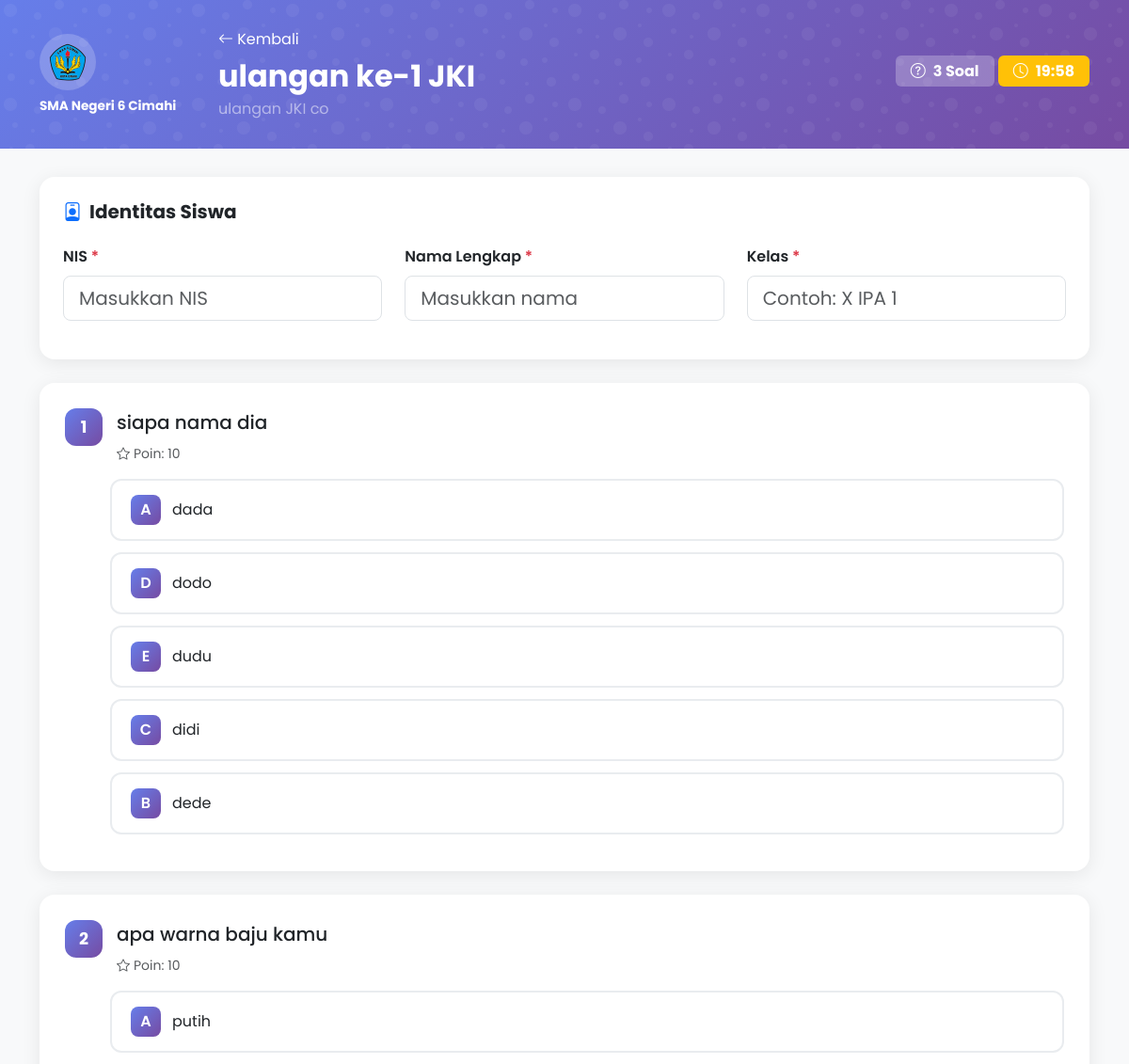
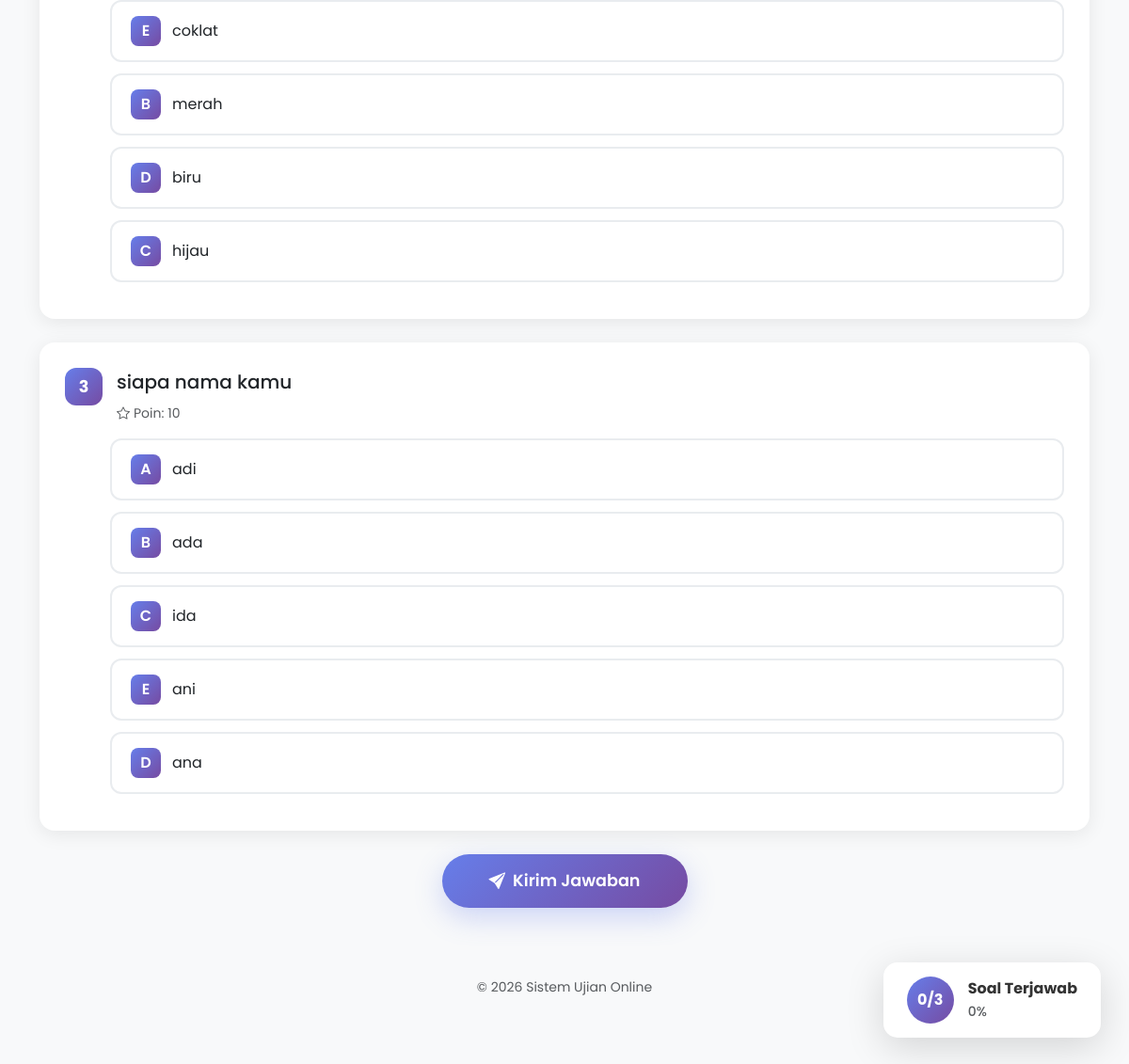
The page /ujian.php?id=14 on the database its author committed (2 pictures, top to bottom).
### tables this page shows
CREATE TABLE `konfigurasi_sekolah` (
  `id` int NOT NULL,
  `nama_sekolah` varchar(255) NOT NULL DEFAULT 'SMA Negeri 6 Cimahi',
  `logo` varchar(255) DEFAULT NULL,
  `warna_primer` varchar(20) DEFAULT '#667eea',
  `warna_sekunder` varchar(20) DEFAULT '#764ba2',
  `created_at` timestamp NULL DEFAULT CURRENT_TIMESTAMP,
  `updated_at` timestamp NULL DEFAULT CURRENT_TIMESTAMP ON UPDATE CURRENT_TIMESTAMP
);

CREATE TABLE `ujian` (
  `id` int NOT NULL,
  `judul_ujian` varchar(255) NOT NULL,
  `deskripsi` text,
  `status` enum('aktif','nonaktif') DEFAULT 'nonaktif',
  `tgl_dibuat` datetime DEFAULT CURRENT_TIMESTAMP,
  `updated_at` timestamp NULL DEFAULT CURRENT_TIMESTAMP ON UPDATE CURRENT_TIMESTAMP,
  `waktu_tersedia` int DEFAULT '0',
  `acak_soal` varchar(10) DEFAULT 'tidak',
  `acak_opsi` enum('ya','tidak') DEFAULT 'tidak',
  `tampilkan_review` varchar(10) DEFAULT 'tidak',
  `tampilkan_skor` enum('ya','tidak') DEFAULT 'ya' COMMENT 'Tampilkan skor setelah submit'
);

CREATE TABLE `soal` (
  `id` int NOT NULL,
  `id_ujian` int NOT NULL,
  `pertanyaan` text NOT NULL,
  `gambar_pertanyaan` varchar(255) DEFAULT NULL,
  `opsi_a` varchar(255) NOT NULL,
  `gambar_a` varchar(255) DEFAULT NULL,
  `opsi_b` varchar(255) NOT NULL,
  `gambar_b` varchar(255) DEFAULT NULL,
  `opsi_c` varchar(255) NOT NULL,
  `gambar_c` varchar(255) DEFAULT NULL,
  `opsi_d` varchar(255) NOT NULL,
  `gambar_d` varchar(255) DEFAULT NULL,
  `opsi_e` varchar(255) NOT NULL,
  `gambar_e` varchar(255) DEFAULT NULL,
  `kunci_jawaban` enum('a','b','c','d','e') NOT NULL,
  `poin` int DEFAULT '10',
  `updated_at` timestamp NULL DEFAULT CURRENT_TIMESTAMP ON UPDATE CURRENT_TIMESTAMP
);

### config/init_sekolah.php (called while the page is built, shortened)
<?php
$konfigurasi_cache = null;
function getKonfigurasiSekolah($conn) {
    $result = $conn->query("SELECT * FROM konfigurasi_sekolah LIMIT 1");
    $konfigurasi_cache = $result->fetch_assoc();
    return $konfigurasi_cache;
}
?>

### ujian.php (the view, shortened to what this page needs)
<?php
require_once 'config/database.php';
require_once 'config/init_sekolah.php';
$sekolah = getKonfigurasiSekolah($conn);
$id_ujian = (int)$_GET['id'];
$stmt = $conn->prepare("SELECT * FROM ujian WHERE id = ?");
$stmt->bind_param("i", $id_ujian);
$stmt->execute();
$result = $stmt->get_result();
$ujian = $result->fetch_assoc();
    ?>
    <?php
$stmt = $conn->prepare("SELECT * FROM soal WHERE id_ujian = ?");
$stmt->bind_param("i", $id_ujian);
$stmt->execute();
$result = $stmt->get_result();
$soal_list = [];
while ($row = $result->fetch_assoc()) {
    $soal_list[] = $row;
}
if (isset($ujian['acak_soal']) && $ujian['acak_soal'] === 'ya') {
    shuffle($soal_list);
}
            ?>
<!DOCTYPE html>
<html lang="id">
<head>
    <link href="vendor/bootstrap/bootstrap.min.css" rel="stylesheet">
    <link rel="stylesheet" href="vendor/bootstrap-icons/bootstrap-icons.min.css">
</head>
<body>
    <div class="ujian-header">
        <div class="container position-relative">
            <div class="row align-items-center">
                <div class="col-md-2 text-center text-md-start mb-3 mb-md-0">
                    <div class="school-logo d-inline-flex">
                        <?php if ($sekolah['logo'] && file_exists('uploads/' . $sekolah['logo'])): ?>
                            <img src="uploads/<?= $sekolah['logo'] ?>" alt="Logo" width="60" height="60">
                        <?php else: ?>
                            <i class="bi bi-mortarboard-fill" style="font-size: 2rem; color: white;"></i>
                        <?php endif; ?>
                    </div>
                    <div class="text-white fw-bold" style="font-size: 0.85rem;"><?= htmlspecialchars($sekolah['nama_sekolah']) ?></div>
                </div>
                <div class="col-md-6">
                    <a href="index.php" class="text-white text-decoration-none mb-2 d-inline-block">
                        <i class="bi bi-arrow-left"></i> Kembali
                    </a>
                    <h2 class="text-white fw-bold mb-1"><?= htmlspecialchars($ujian['judul_ujian']) ?></h2>
                    <p class="text-white-50 mb-0"><?= htmlspecialchars($ujian['deskripsi']) ?></p>
                </div>
                <div class="col-md-4 text-md-end">
                    <div class="badge bg-white bg-opacity-25 text-white fs-6 px-3 py-2 mb-2">
                        <i class="bi bi-question-circle me-2"></i><?= count($soal_list) ?> Soal
                    </div>
                    <?php if (isset($ujian['waktu_tersedia']) && $ujian['waktu_tersedia'] > 0): ?>
                    <div class="badge bg-warning fs-6 px-3 py-2" id="timerBadge">
                        <i class="bi bi-clock me-2"></i><span id="timerDisplay"><?= $ujian['waktu_tersedia'] ?>:00</span>
                    </div>
                    <?php endif; ?>
                </div>
            </div>
        </div>
    </div>
    <div class="container pb-5">
        <form method="POST" id="formUjian">
            <div class="identitas-card">
                <h5 class="fw-bold mb-4">
                    <i class="bi bi-person-badge me-2 text-primary"></i>Identitas Siswa
                </h5>
                <div class="row">
                    <div class="col-md-4 mb-3">
                        <label class="form-label fw-semibold">NIS <span class="text-danger">*</span></label>
                        <input type="text" name="nis" class="form-control form-control-lg" required placeholder="Masukkan NIS">
                    </div>
                    <div class="col-md-4 mb-3">
                        <label class="form-label fw-semibold">Nama Lengkap <span class="text-danger">*</span></label>
                        <input type="text" name="nama" class="form-control form-control-lg" required placeholder="Masukkan nama">
                    </div>
                    <div class="col-md-4 mb-3">
                        <label class="form-label fw-semibold">Kelas <span class="text-danger">*</span></label>
                        <input type="text" name="kelas" class="form-control form-control-lg" required placeholder="Contoh: X IPA 1">
                    </div>
                </div>
            </div>
            <?php $no = 1; foreach ($soal_list as $soal): ?>
            <div class="soal-card">
                <div class="d-flex align-items-start mb-3">
                    <span class="soal-number"><?= $no ?></span>
                    <div class="flex-grow-1">
                        <p class="mb-2 fw-medium fs-5"><?= nl2br(htmlspecialchars($soal['pertanyaan'])) ?></p>
                        <small class="text-muted d-block mt-2">
                            <i class="bi bi-star me-1"></i>Poin: <?= $soal['poin'] ?>
                        </small>
                    </div>
                </div>
                <div class="ms-5">
                    <?php
                    $options = [
                        'a' => ['text' => $soal['opsi_a'], 'img' => $soal['gambar_a']],
                        'b' => ['text' => $soal['opsi_b'], 'img' => $soal['gambar_b']],
                        'c' => ['text' => $soal['opsi_c'], 'img' => $soal['gambar_c']],
                        'd' => ['text' => $soal['opsi_d'], 'img' => $soal['gambar_d']],
                        'e' => ['text' => $soal['opsi_e'], 'img' => $soal['gambar_e']]
                    ];
                    if (isset($ujian['acak_opsi']) && $ujian['acak_opsi'] === 'ya') {
                        $keys = array_keys($options);
                        shuffle($keys);
                        $shuffled_options = [];
                        foreach ($keys as $new_key) {
                            $shuffled_options[$new_key] = $options[$new_key];
                        }
                        $options = $shuffled_options;
                    }
                    foreach ($options as $key => $opt):
                    ?>
                    <label class="option-label">
                        <span class="option-letter"><?= strtoupper($key) ?></span>
                        <span class="option-content">
                            <?php if ($opt['img']): ?>
                                <img src="uploads/<?= $opt['img'] ?>" class="opsi-img" alt="Gambar <?= strtoupper($key) ?>">
                            <?php else: ?>
                                <?= htmlspecialchars($opt['text']) ?>
                            <?php endif; ?>
                        </span>
                    </label>
                    <?php endforeach; ?>
                </div>
            </div>
            <?php $no++; endforeach; ?>
            <div class="text-center mb-5">
                <button type="button" class="btn btn-primary btn-submit text-white" onclick="submitFinal()">
                    <i class="bi bi-send-fill me-2"></i>Kirim Jawaban
                </button>
            </div>
        </form>
        <div class="progress-indicator" id="progressIndicator">
            <div class="progress-circle">
                <span id="answeredCount">0</span>/<span id="totalSoal"><?= count($soal_list) ?></span>
            </div>
            <div class="progress-text">
                <div class="fw-bold">Soal Terjawab</div>
                <small class="text-muted" id="progressPercent">0%</small>
            </div>
        </div>
        <footer class="text-center text-muted py-4">
            <small>&copy; <?= date('Y') ?> Sistem Ujian Online</small>
        </footer>
    </div>
</body>
</html>

### rows shown on the page
konfigurasi_sekolah: logo (picture), nama_sekolah "SMA Negeri 6 Cimahi"
ujian: judul_ujian "ulangan ke-1 JKI", deskripsi "ulangan JKI co"
soal: pertanyaan "siapa nama dia", poin "10", key "A", text "dada", key "D", text "dodo", key "E", text "dudu", key "C", text "didi", key "B", text "dede"
soal: pertanyaan "apa warna baju kamu", poin "10", key "A", text "putih", key "E", text "coklat", key "B", text "merah", key "D", text "biru", key "C", text "hijau"
soal: pertanyaan "siapa nama kamu", poin "10", key "A", text "adi", key "B", text "ada", key "C", text "ida", key "E", text "ani", key "D", text "ana"

### other values the page prints
count($soal_list) "3"
